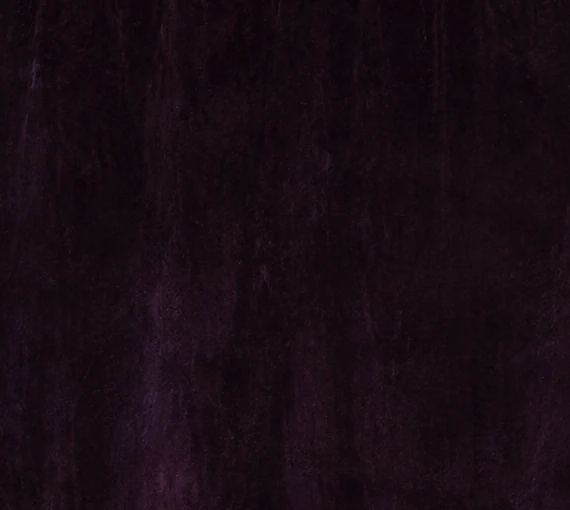
#> input picture game/assets/ui/r50-garnet/quiet-velvet-v1.webp, 570 x 510 px, found by its file name
$ python prep_r53_fluorite.py
#> lines starting #> are read from the running program, lines starting #| are printed output that depends on the picture
from pathlib import Path
from PIL import Image,ImageOps,ImageEnhance
root=Path('.'); out=root/'game/assets/ui/r53-fluorite';out.mkdir(parents=True,exist_ok=True)
# Deterministic crops of existing painted materials, no generated text.
cloth=Image.open(root/'game/assets/ui/r50-garnet/quiet-velvet-v1.webp').convert('RGB')
#> cloth is the input picture: PIL image 570x510 RGB; mean R, G, B 23.9, 10.9, 20.3
gray=ImageOps.autocontrast(ImageOps.grayscale(cloth),cutoff=2)
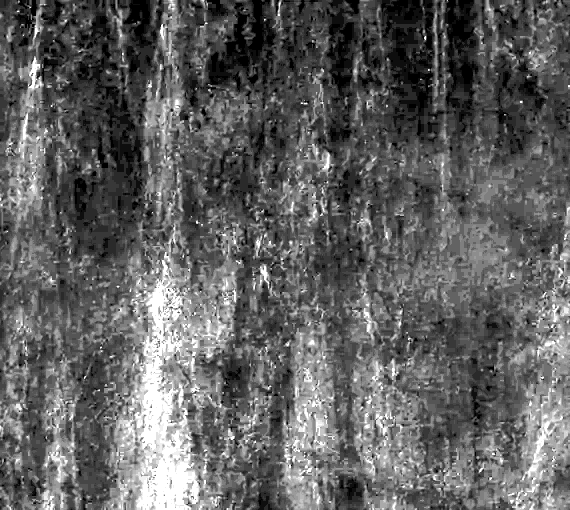
#> gray: PIL image 570x510 L; min 0, max 255, mean 97.1
paint=ImageOps.colorize(gray,'#775595','#e8d2ee').resize((320,288),Image.Resampling.LANCZOS)
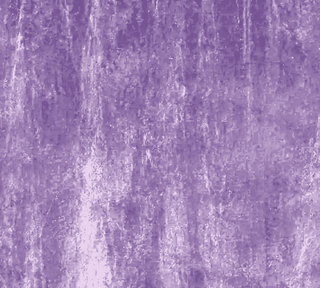
#> paint: PIL image 320x288 RGB; mean R, G, B 161.6, 132.1, 182.4
paint.save(out/'lavender-paint-v1.webp',quality=94)
shelf=Image.open(root/'game/assets/ui/r51-spinel/shelf-v1.webp').convert('RGBA')
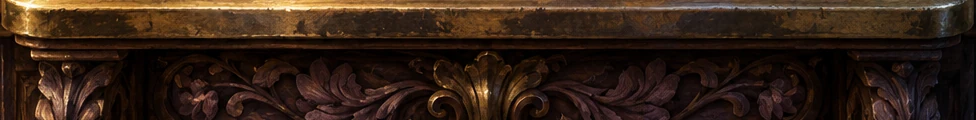
#> input picture game/assets/ui/r51-spinel/shelf-v1.webp, 976 x 120 px, found by its file name
for name,box in [('rail-left-v1',(0,0,132,120)),('rail-right-v1',(844,0,976,120)),('rail-center-v1',(392,0,584,120)),('rail-grain-v1',(210,0,390,45))]:
 piece=shelf.crop(box)
 if name=='rail-grain-v1':
  tile=Image.new('RGBA',(piece.width*2,piece.height));tile.paste(piece,(0,0));tile.paste(ImageOps.mirror(piece),(piece.width,0));piece=tile
 elif name=='rail-center-v1':
  piece=piece.crop((0,40,piece.width,120))
  for y in range(piece.height):
   for x in range(piece.width):
    r,g,b,a=piece.getpixel((x,y));edge=min(1,x/25,(piece.width-1-x)/25);ink=min(1,max(0,(max(r,g,b)-15)/35));piece.putpixel((x,y),(r,g,b,int(a*edge*ink)))
 else:
  for y in range(piece.height):
   for x in range(piece.width):
    r,g,b,a=piece.getpixel((x,y));edge=min(1,(piece.width-1-x)/26) if name=='rail-left-v1' else min(1,x/26);piece.putpixel((x,y),(r,g,b,int(a*edge)))
 piece.save(out/(name+'.webp'),quality=94)
#> this loop made 4 passes
#> pass 1, `piece=shelf.crop(box)`:
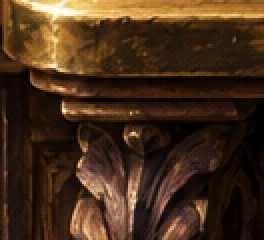
#> piece: PIL image 132x120 RGBA (shown 2 times larger); mean R, G, B, A 70.3, 45.8, 26.5, 255
#> pass 1, `piece.save(out/(name+'.webp'),quality=94)`:
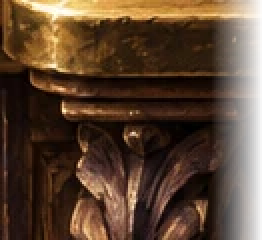
#> saved as rail-left-v1.webp: PIL image 132x120 RGBA (shown 2 times larger); mean R, G, B, A 70.3, 45.8, 26.5, 228.8; transparent parts drawn white
#> pass 2, `piece.save(out/(name+'.webp'),quality=94)`:
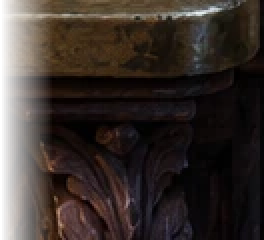
#> saved as rail-right-v1.webp: PIL image 132x120 RGBA (shown 2 times larger); mean R, G, B, A 36.9, 26.8, 21.4, 228.8; transparent parts drawn white
#> after the loop:
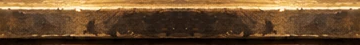
#> piece: PIL image 360x45 RGBA; mean R, G, B, A 105.1, 75.8, 46, 255
# Repaint only the dark interior of the existing brass silhouette, retaining its alpha.
#> (the run stopped early here; a loop or call above may not have finished)
